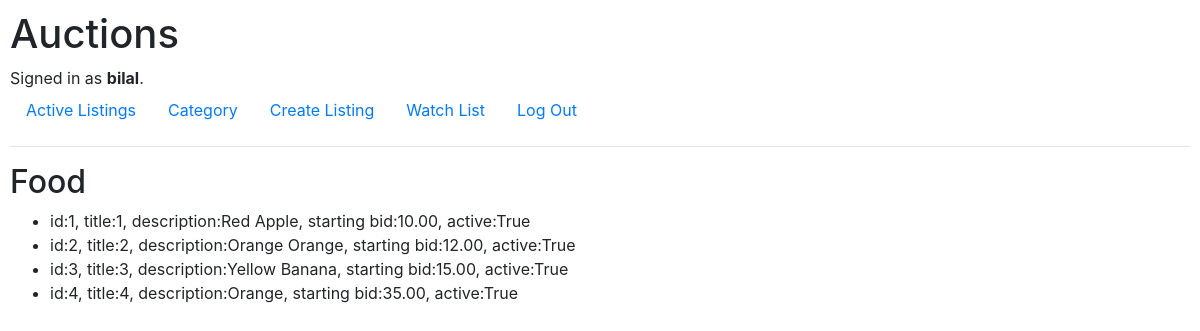
The page /category/Food (signed in) on the database its author committed.
### auctions/models.py (models this page shows)
class User(AbstractUser):
    pass

class AuctionListing(models.Model):
    categories = [
        ("Fashion", "Fashion"),
        ("Toys", "Toys"),
        ("Electronic", "Electronic"),
        ("Home","Home"),
        ("Food","Food"),
    ]
    id = models.BigAutoField(primary_key=True)
    title = models.CharField(max_length=64)
    description = models.CharField(max_length=5000)
    starting_bid = models.DecimalField(decimal_places=2, max_digits=15)
    category = models.CharField(blank=True,max_length=64, choices=categories)
    image = models.ImageField(blank=True,upload_to="image")
    active = models.BooleanField()
    created = models.DateTimeField()
    createdby = models.ForeignKey(User,verbose_name="createdby",on_delete=models.CASCADE)
    def __str__(self) -> str:
        return f"id:{self.id}, title:{self.id}, description:{self.description}, starting bid:{self.starting_bid}, active:{self.active} "

### auctions/views.py (the view)
# urls.py: path("category/<str:filter>",views.filter, name="filter"),
def filter(request,filter):
    categories = ["Fashion", "Toys", "Electronic", "Home","Food"]
    if filter not in categories:
        print("invalid category")
        return render(request,"auctions/index.html")
    listings = AuctionListing.objects.filter(category=filter)
    return render(request,"auctions/category.html",
    {
        "listings":listings,
        "category":filter,
    })

### auctions/templates/auctions/category.html
{% extends "auctions/layout.html" %}
{% block body %}
<h2> {{ category}}</h2>
<ul>
    {% for listing in listings %}
    <li> {{ listing }}</li>
    {% endfor %}
</ul>
{% endblock %}

### auctions/templates/auctions/layout.html (shortened to what this page needs)
{% load static %}
<!DOCTYPE html>
<html lang="en">
    <head>
        <link rel="stylesheet" href="https://stackpath.bootstrapcdn.com/bootstrap/4.4.1/css/bootstrap.min.css">
        <link href="{% static 'auctions/styles.css' %}" rel="stylesheet">
    </head>
    <body>
        <h1>Auctions</h1>
        <div>
            {% if user.is_authenticated %}
                Signed in as <strong>{{ user.username }}</strong>.
            {% else %}
                Not signed in.
            {% endif %}
        </div>
        <ul class="nav">
            <li class="nav-item">
                <a class="nav-link" href="{% url 'index' %}">Active Listings</a>
            </li>
            <li class="nav-item">
                <a class="nav-link" href="{% url 'category' %}">Category</a>
            </li>
            {% if user.is_authenticated %}
                <li class="nav-item">
                    <a class="nav-link" href="{% url 'create_auction' %}">Create Listing</a>
                </li>
                <li class="nav-item">
                    <a class="nav-link" href="{% url 'watchlist' %}">Watch List</a>
                </li>
                <li class="nav-item">
                    <a class="nav-link" href="{% url 'logout' %}">Log Out</a>
                </li>
            {% endif %}
        </ul>
        <hr>
        {% block body %}
        {% endblock %}
    </body>
</html>

### auctions/static/auctions/styles.css (style rules this page uses)
body { padding: 10px; }

### rows shown on the page
User: username "bilal"
AuctionListing: id+description+starting_bid "id:1, title:1, description:Red Apple, starting bid:10.00, active:True"
AuctionListing: id+description+starting_bid "id:2, title:2, description:Orange Orange, starting bid:12.00, active:True"
AuctionListing: id+description+starting_bid "id:3, title:3, description:Yellow Banana, starting bid:15.00, active:True"
AuctionListing: id+description+starting_bid "id:4, title:4, description:Orange, starting bid:35.00, active:True"

### other values the page prints
{{ category }} "Food"
